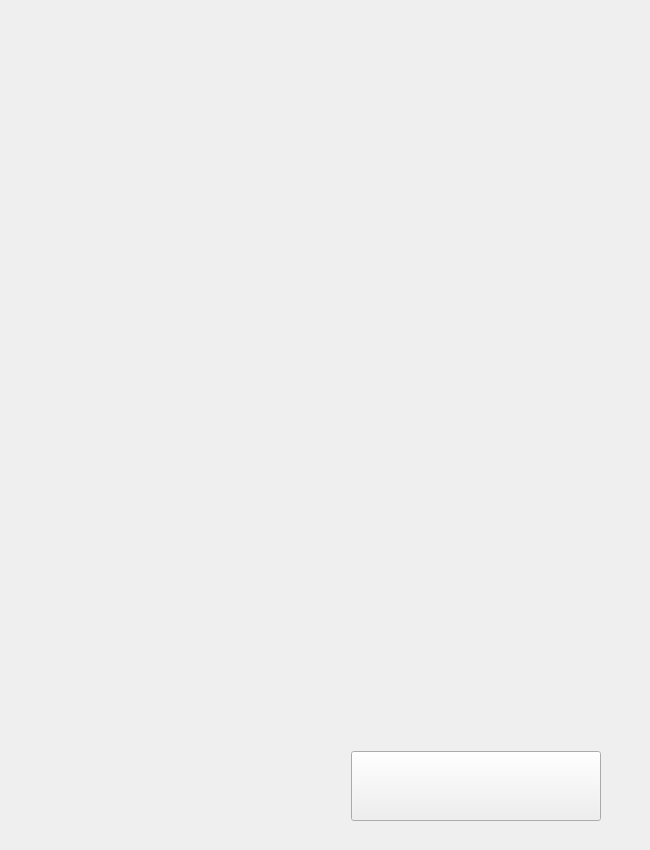
<?xml version="1.0" encoding="UTF-8"?>
<ui version="4.0">
 <class>Donut</class>
 <widget class="QWidget" name="Donut">
  <property name="geometry">
   <rect>
    <x>0</x>
    <y>0</y>
    <width>650</width>
    <height>850</height>
   </rect>
  </property>
  <property name="minimumSize">
   <size>
    <width>650</width>
    <height>850</height>
   </size>
  </property>
  <property name="windowTitle">
   <string>Form</string>
  </property>
  <layout class="QHBoxLayout" name="horizontalLayout">
   <item>
    <widget class="QWidget" name="widget" native="true">
     <property name="maximumSize">
      <size>
       <width>631</width>
       <height>831</height>
      </size>
     </property>
     <widget class="QPushButton" name="goBackToAuthorsButton">
      <property name="geometry">
       <rect>
        <x>340</x>
        <y>740</y>
        <width>250</width>
        <height>70</height>
       </rect>
      </property>
      <property name="minimumSize">
       <size>
        <width>250</width>
        <height>70</height>
       </size>
      </property>
      <property name="text">
       <string/>
      </property>
     </widget>
    </widget>
   </item>
  </layout>
 </widget>
 <resources/>
 <connections/>
</ui>
